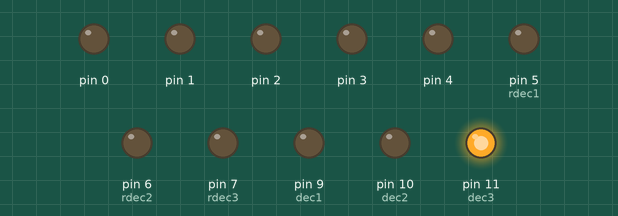
This sketch was run on a simulated Arduino Uno, built with avr-gcc and run on an emulated ATmega328P. Parts: output pins drawn as LEDs (lit = HIGH). Pins used as bus, display or sensor lines are not drawn.

Above: at 0.1 s.
Timing chart, 0 to 1.6 s (numbered marks = the images above):
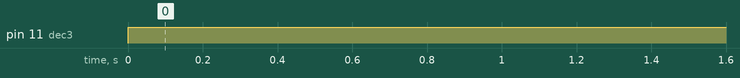

Measured:
- by itself, pin 11 (dec3): LOW → HIGH at 0.00 s

The sketch:

WorkingState.ino
```cpp
#define bus0  0
#define bus1  1
#define bus2  2
#define bus3  3
#define bus4  4
#define bus5  5
#define bus6  6
#define bus7  7

#define rdec1 5
#define rdec2 6
#define rdec3 7

#define clock 8
#define dec1 9
#define dec2 10
#define dec3 11

int outpin;

void setup() {
  // use a for loop to initialize each pin as an output:
  for (outpin = 0; outpin <= 11; outpin++) { //make each column HIGH so no LED will eb turned on
    pinMode(outpin, OUTPUT);
    //digitalWrite(outpin, LOW); // initialize all BUS ports
  }

  digitalWrite(clock, LOW);
}  // setup

void loop() {
//  //turing on firs row
//  digitalWrite(clock, LOW);
//
//  digitalWrite(dec1, LOW);
//  digitalWrite(dec2, LOW);
//  digitalWrite(dec3, LOW);
//
//  digitalWrite(rdec1, HIGH);
//  digitalWrite(rdec2, HIGH);
//  digitalWrite(rdec3, HIGH);
//
//
//  digitalWrite(clock, HIGH);

    while(1)
    {
        //select row register
        digitalWrite(clock, HIGH);

        digitalWrite(dec1, LOW);   //001
        digitalWrite(dec2, LOW);   //001
        digitalWrite(dec3, HIGH);  //001 = Row Register

        //tell row register to select row 1
        digitalWrite(rdec1, LOW);  //000
        digitalWrite(rdec2, LOW);  //000
        digitalWrite(rdec3, LOW);  //000 = Row 1

        //drop clock and raise clock
        //A way to think:
        //LOW means read values
        //HIGH means publish them
        digitalWrite(clock, LOW);
        digitalWrite(clock, HIGH);

        delay(10000000);
    }

  while (1) {
  }

}
```
